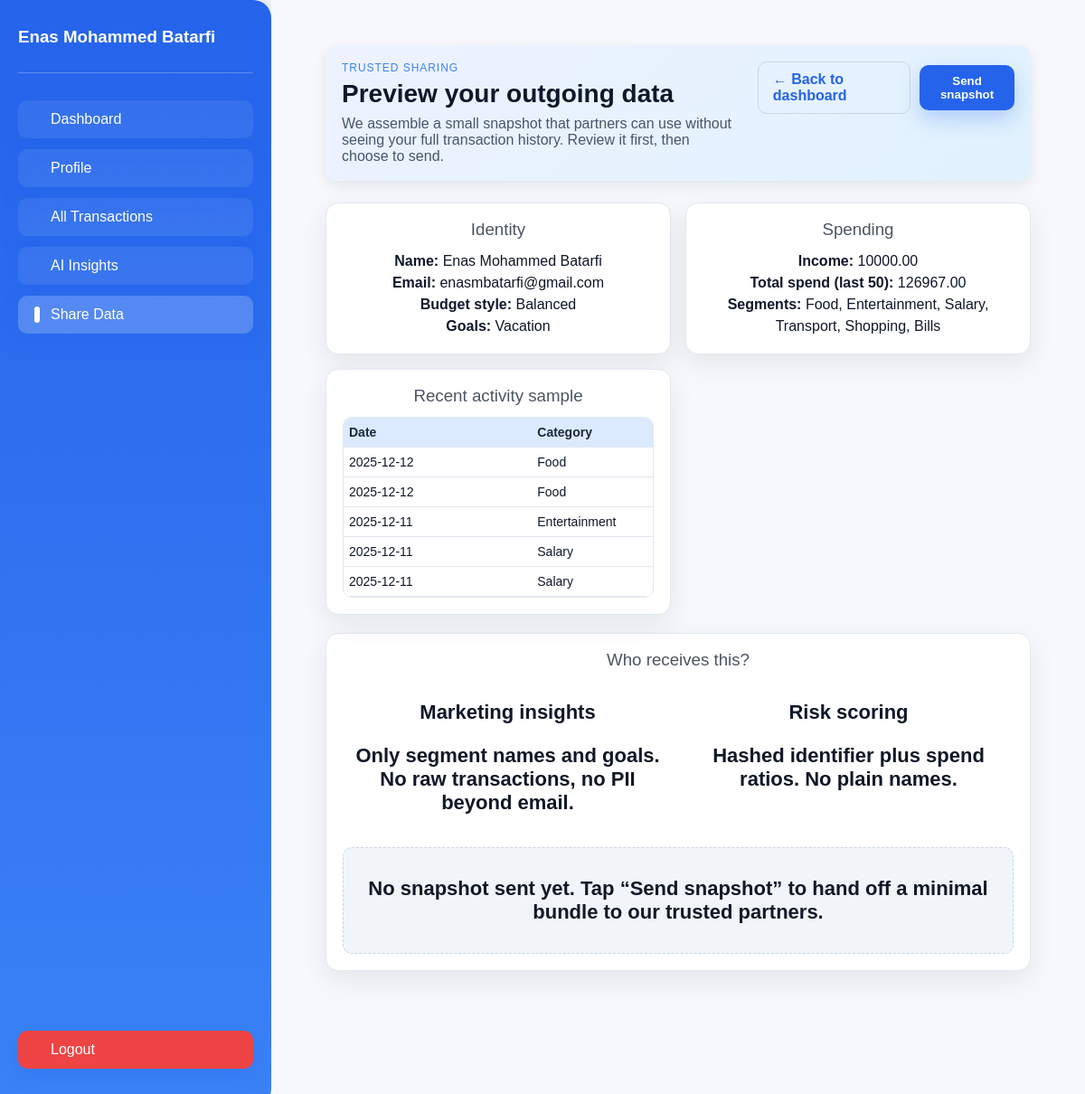
The app's page /share (signed in) with its own data.
### models.py (models this page shows)
class User(db.Model):
    id = db.Column(db.Integer, primary_key=True)
    name = db.Column(db.String(150), nullable=False)
    email = db.Column(db.String(150), unique=True, nullable=False)
    password_hash = db.Column(db.String(256), nullable=False)
    birthday = db.Column(db.Date, nullable=False)
    income = db.Column(db.Float, nullable=False)
    currency = db.Column(db.String(10), nullable=False, default='SAR')
    budget_style = db.Column(db.String(50), default='Balanced')
    goals = db.Column(db.String(500))
    week_start = db.Column(db.String(20), default='Monday')
    gender = db.Column(db.String(20), nullable=False)
    created_at = db.Column(db.DateTime, default=datetime.utcnow)

class Expense(db.Model):
    id = db.Column(db.Integer, primary_key=True)
    user_id = db.Column(db.Integer, db.ForeignKey('user.id'), nullable=False)
    amount = db.Column(db.Float, nullable=False)
    category = db.Column(db.String(50), nullable=False)
    description = db.Column(db.String(200))
    date = db.Column(db.DateTime, default=datetime.utcnow)
    user = db.relationship('User', backref=db.backref('expenses', lazy=True))

### app.py (the view)
@app.route('/share', methods=['GET', 'POST'])
def share():
    user = get_current_user()
    if user is None:
        return redirect(url_for('login'))
    expenses = Expense.query.filter_by(user_id=user.id) \
                            .order_by(Expense.date.desc()) \
                            .limit(50).all()
    summary = build_privacy_summary(user, expenses)
    shared_paths = []
    if request.method == 'POST':
        shared_paths.append(third_party_marketing_client(summary))
        shared_paths.append(third_party_scoring_client(summary))
        flash("Data package shared with trusted third parties.", "success")
    return render_template(
        'share.html',
        user=user,
        summary=summary,
        expenses=expenses,
        shared_paths=shared_paths,
        shared=bool(shared_paths)
    )

### app.py (called while the page is built)
def get_current_user():
    user_id = session.get('user_id')
    if not user_id:
        return None
    user = User.query.get(user_id)
    if user is None:
        return None
    _ = user.email
    return user

def _generate_csrf_token():
    token = session.get('csrf_token')
    if not token:
        token = secrets.token_hex(16)
        session['csrf_token'] = token
    return token

@app.before_request
def _csrf_protect():
    if request.method in ('POST', 'PUT', 'DELETE'):
        sent = request.form.get('_csrf')
        session_token = session.get('csrf_token')
        if not sent or not session_token or sent != session_token:
            abort(400)

### privacy_share.py (called while the page is built)
def build_privacy_summary(user, expenses):
    categories = {}
    total_spend = 0.0
    for e in expenses:
        amount = float(e.amount or 0)
        total_spend += amount
        categories[e.category] = categories.get(e.category, 0.0) + amount
    income = user.income if user.income is not None else 0.0
    return {
        "user_email": user.email,
        "name": user.name,
        "income": income,
        "total_spend": total_spend,
        "categories": categories,
        "budget_style": user.budget_style,
        "goals": user.goals,
    }

### templates/share.html (shortened to what this page needs)
<!DOCTYPE html>
<html lang="en">
<head>
    <link rel="stylesheet" href="{{ url_for('static', filename='css/dashboard.css') }}">
    <link rel="stylesheet" href="{{ url_for('static', filename='css/share.css') }}">
</head>
<body>
<div class="dashboard-container">
    <div class="sidebar">
        <div class="user-info">
            <h3>{{ user.name }}</h3>
        </div>
        <a href="{{ url_for('dashboard') }}" class="btn">Dashboard</a>
        <a href="{{ url_for('profile') }}" class="btn">Profile</a>
        <a href="{{ url_for('all_transactions') }}" class="btn">All Transactions</a>
        <a href="{{ url_for('ai_insights_page') }}" class="btn">AI Insights</a>
        <a href="{{ url_for('share') }}" class="btn active">Share Data</a>
        <a href="{{ url_for('logout') }}" class="btn logout">Logout</a>
    </div>
    <div class="main-content" style="background:#f6f8fb;">
    <div class="share-page">
        <header class="share-header">
            <div>
                <p class="eyebrow">Trusted sharing</p>
                <h1>Preview your outgoing data</h1>
                <p class="lede">We assemble a small snapshot that partners can use without seeing your full transaction history. Review it first, then choose to send.</p>
            </div>
            <div class="actions">
                <a class="btn ghost" href="{{ url_for('dashboard') }}">← Back to dashboard</a>
                <form method="POST" style="margin:0;">
                    <button class="btn primary" type="submit">Send snapshot</button>
                </form>
            </div>
        </header>
    <section class="summary-grid">
        <div class="card">
            <h3>Identity</h3>
            <ul>
                <li><strong>Name:</strong> {{ summary.name }}</li>
                <li><strong>Email:</strong> {{ summary.user_email }}</li>
                <li><strong>Budget style:</strong> {{ summary.budget_style or '—' }}</li>
                <li><strong>Goals:</strong> {{ summary.goals or '—' }}</li>
            </ul>
        </div>
        <div class="card">
            <h3>Spending</h3>
            <ul>
                <li><strong>Income:</strong> {{ "%.2f"|format(summary.income) }}</li>
                <li><strong>Total spend (last 50):</strong> {{ "%.2f"|format(summary.total_spend) }}</li>
                <li><strong>Segments:</strong>
                    {% if summary.categories %}
                        {{ summary.categories.keys()|list|join(', ') }}
                    {% else %}
                        None
                    {% endif %}
                </li>
            </ul>
        </div>
        <div class="card">
            <h3>Recent activity sample</h3>
            <div class="table-scroll">
                <table class="mini-table">
                    <thead>
                        <tr><th>Date</th><th>Category</th><th>Amount</th></tr>
                    </thead>
                    <tbody>
                        {% for expense in expenses[:5] %}
                        <tr>
                            <td>{{ expense.date.strftime('%Y-%m-%d') }}</td>
                            <td>{{ expense.category }}</td>
                        </tr>
                        {% endfor %}
                    </tbody>
                </table>
            </div>
        </div>
    </section>
    <section class="card partners">
        <h3>Who receives this?</h3>
        <div class="partner-list">
            <div>
                <p class="label">Marketing insights</p>
                <p>Only segment names and goals. No raw transactions, no PII beyond email.</p>
            </div>
            <div>
                <p class="label">Risk scoring</p>
                <p>Hashed identifier plus spend ratios. No plain names.</p>
            </div>
        </div>
        {% if shared %}
            <div class="share-result">
                <h4>Snapshot delivered (simulated)</h4>
                <p>Your summary was handed to trusted partners for marketing insights and risk scoring. No full transaction history was shared.</p>
                <ul>
                    <li>Marketing insights partner (segments & goals only)</li>
                    <li>Risk scoring partner (hashed ID & ratios only)</li>
                </ul>
            </div>
        {% else %}
            <div class="share-result muted">
                <p>No snapshot sent yet. Tap “Send snapshot” to hand off a minimal bundle to our trusted partners.</p>
            </div>
        {% endif %}
    </section>
</div>
    </div>
</div>
</body>
</html>

### static/css/dashboard.css (style rules this page uses)
body { margin: 0; font-family: "Poppins", sans-serif; background-color: #f0f4f8; color: #1f2937; }
.dashboard-container { display: flex; min-height: 100vh; }
.sidebar { width: 260px; background: linear-gradient(180deg, #2563eb, #3b82f6); color: #fff; display: flex; flex-direction: column; padding: 30px 20px; box-shadow: 2px 0 15px rgba(0,0,0,0.1); border-radius: 0 20px 20px 0; }
.sidebar h2, .sidebar h3 { margin: 0 0 8px 0; font-weight: 700; }
.sidebar .user-info { margin-bottom: 30px; border-bottom: 1px solid rgba(255,255,255,0.25); padding-bottom: 20px; }
.sidebar .btn { display: flex; align-items: center; padding: 12px 18px; margin-bottom: 12px; border-radius: 10px; color: #fff; text-decoration: none; font-weight: 500; background: rgba(255,255,255,0.07); transition: all 0.2s ease; position: relative; }
.sidebar .btn:hover, .sidebar .btn.active { background-color: rgba(255,255,255,0.2); }
.sidebar .btn::before { content: ''; width: 6px; height: 100%; background-color: #fff; border-radius: 3px; margin-right: 12px; opacity: 0; transition: opacity 0.2s ease; }
.sidebar .btn.active::before, .sidebar .btn:hover::before { opacity: 1; }
.sidebar .logout { margin-top: auto; background-color: #ef4444; transition: all 0.2s ease; }
.main-content { flex: 1; padding: 30px 40px; background-color: #f0f4f8; overflow-y: auto; max-height: 100vh; }
.btn { border: none; padding: 10px 16px; border-radius: 10px; cursor: pointer; font-weight: 600; text-decoration: none; display: inline-block; background: #2563eb; color: #fff; box-shadow: 0 8px 20px rgba(37,99,235,0.25); transition: all 0.2s ease; }
.btn.ghost { background: transparent; color: #2563eb; border: 1px solid #cbd5e1; box-shadow: none; }
.card { flex: 1; background-color: #fff; padding: 25px 20px; border-radius: 16px; box-shadow: 0 6px 18px rgba(0,0,0,0.08); min-width: 180px; text-align: center; transition: transform 0.2s ease; }
.card h3 { margin-bottom: 12px; font-weight: 500; color: #4b5563; }
.card p { font-size: 22px; font-weight: 600; color: #111827; }
table { width: 100%; border-collapse: collapse; min-width: 650px; }
thead { background-color: #dbeafe; }
thead th { padding: 14px 16px; text-align: left; font-weight: 600; color: #1e293b; }
tbody td { padding: 12px 16px; border-bottom: 1px solid #e5e7eb; }

### static/css/share.css (style rules this page uses)
.share-page { font-family: 'Poppins', sans-serif; max-width: 1100px; margin: 20px auto 60px; padding: 0 20px 60px; color: #0f172a; }
.share-header { display: flex; justify-content: space-between; align-items: flex-start; gap: 20px; margin-bottom: 24px; background: linear-gradient(135deg, #eef2ff, #e0f2fe); padding: 18px; border-radius: 14px; box-shadow: 0 6px 16px rgba(15, 23, 42, 0.08); }
.eyebrow { letter-spacing: 0.08em; text-transform: uppercase; font-size: 12px; color: #3b82f6; margin: 0 0 6px; }
.share-header h1 { margin: 0 0 8px; font-size: 28px; }
.share-header .lede { margin: 0; color: #475569; max-width: 520px; }
.actions { display: flex; gap: 10px; align-items: center; }
.btn { border: none; padding: 10px 16px; border-radius: 10px; cursor: pointer; font-weight: 600; text-decoration: none; display: inline-block; }
.btn.primary { background: #2563eb; color: white; box-shadow: 0 10px 22px rgba(37, 99, 235, 0.25); }
.btn.ghost { background: transparent; color: #2563eb; border: 1px solid #cbd5e1; }
.summary-grid { display: grid; grid-template-columns: repeat(auto-fit, minmax(280px, 1fr)); gap: 16px; margin-bottom: 20px; }
.card { background: white; border-radius: 14px; padding: 18px; box-shadow: 0 10px 30px rgba(15, 23, 42, 0.08); border: 1px solid #e2e8f0; }
.card h3 { margin-top: 0; margin-bottom: 12px; }
.card ul { list-style: none; padding: 0; margin: 0; line-height: 1.5; }
.mini-table { width: 100%; border-collapse: collapse; font-size: 14px; }
.mini-table th, .mini-table td { padding: 8px 6px; border-bottom: 1px solid #e2e8f0; text-align: left; }
.table-scroll { max-height: 240px; overflow: auto; border: 1px solid #e2e8f0; border-radius: 10px; }
.partners .partner-list { display: grid; grid-template-columns: repeat(auto-fit, minmax(250px, 1fr)); gap: 12px; }
.partners .label { font-weight: 700; color: #0f172a; }
.share-result { margin-top: 14px; background: #f8fafc; border-radius: 10px; padding: 10px 12px; color: #0f172a; }
.share-result.muted { background: #f1f5f9; color: #475569; border: 1px dashed #cbd5e1; }

### records on screen
User: name "Enas Mohammed Batarfi", user_email "enasmbatarfi@gmail.com", budget_style "Balanced", goals "Vacation", income "10000.00"
Expense: date "2025-12-12", category "Food"
Expense: date "2025-12-12", category "Food"
Expense: date "2025-12-11", category "Entertainment"
Expense: date "2025-12-11", category "Salary"
Expense: date "2025-12-11", category "Salary"

### other values on screen
{{ "%.2f"|format(summary.total_spend) }} "126967.00"
{{ summary.categories.keys()|list|join(', ') }} "Food, Entertainment, Salary, Transport, Shopping, Bills"
